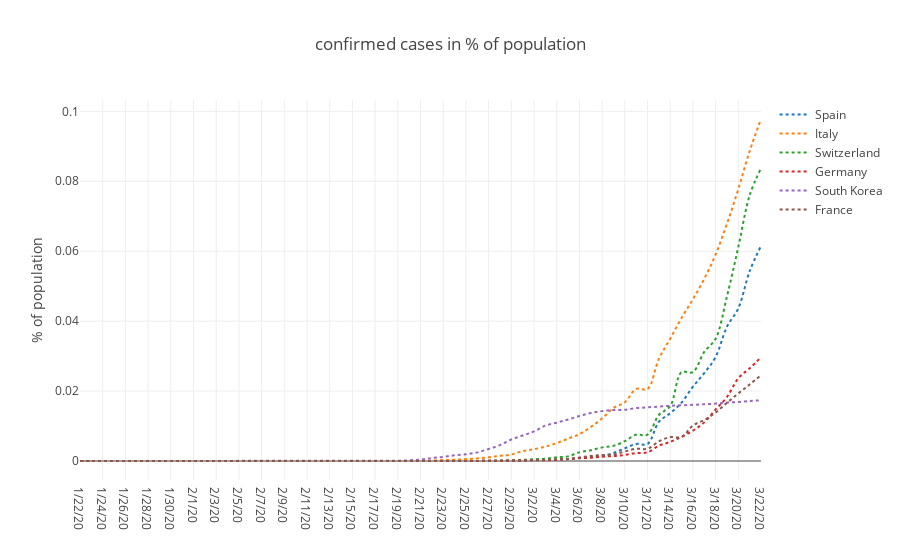

The code cell stored with this chart in its notebook:
### Markdown cell above
## Plotly: Extent (confirmed cases in % of population)

### Code cell
# Quelle: https://www.youtube.com/watch?v=XUNaGFa9xCM
# dort gibt es ein weiteres Beispiel mit Widgets und interactive
#df.loc[df['Country/Region'] == "Italy"]

import plotly as py
import plotly.graph_objs as go
import ipywidgets as widgets
import numpy as np
py.offline.init_notebook_mode(connected=True)

layout = go.Layout(
    title='confirmed cases in % of population',
    yaxis=dict(
        title='% of population'
    ),
)

trace0 = go.Scatter(
    x=df_selec.loc[df['Country/Region'] == c_s[0],"Date"],
    y=df_selec.loc[df['Country/Region'] == c_s[0], "Extent_%"],
    mode='lines',
    name=c_s[0],
    line=dict(
        shape='spline',
        dash='dot'
    )
)
trace1 = go.Scatter(
    x=df_selec.loc[df['Country/Region'] == c_s[1],"Date"],
    y=df_selec.loc[df['Country/Region'] == c_s[1],"Extent_%"],
    mode='lines',
    name=c_s[1],
    line=dict(
        shape='spline',
        dash='dot'
    )
)
trace2 = go.Scatter(
    x=df_selec.loc[df['Country/Region'] == c_s[2],"Date"],
    y=df_selec.loc[df['Country/Region'] == c_s[2], "Extent_%"],
    mode='lines',
    name=c_s[2],
    line=dict(
        shape='spline',
        dash='dot'
    )
)
trace3 = go.Scatter(
    x=df_selec.loc[df['Country/Region'] == c_s[3],"Date"],
    y=df_selec.loc[df['Country/Region'] == c_s[3],"Extent_%"],
    mode='lines',
    name=c_s[3],
    line=dict(
        shape='spline',
        dash='dot'
    )
)
trace4 = go.Scatter(
    x=df_selec.loc[df['Country/Region'] == c_s[4],"Date"],
    y=df_selec.loc[df['Country/Region'] == c_s[4], "Extent_%"],
    mode='lines',
    name=c_s[4],
    line=dict(
        shape='spline',
        dash='dot'
    )
)
trace5 = go.Scatter(
    x=df_selec.loc[df['Country/Region'] == c_s[5],"Date"],
    y=df_selec.loc[df['Country/Region'] == c_s[5],"Extent_%"],
    mode='lines',
    name=c_s[5],
    line=dict(
        shape='spline',
        dash='dot'
    )
)

fig = go.Figure(data=[trace0, trace1, trace2, trace3, trace4, trace5], layout=layout)
py.offline.iplot(fig)

### Figure 1 — Plotly figure (JSON) as saved in the notebook; plotly's stock layout.template omitted (floating-point values rounded to 4 significant figures)
{"data": [{"line": {"dash": "dot", "shape": "spline"}, "mode": "lines", "name": "Spain", "type": "scatter", "x": ["1/22/20", "1/23/20", "1/24/20", "1/25/20", "1/26/20", "1/27/20", "1/28/20", "1/29/20", "1/30/20", "1/31/20", "2/1/20", "2/2/20", "2/3/20", "2/4/20", "2/5/20", "2/6/20", "2/7/20", "2/8/20", "2/9/20", "2/10/20", "2/11/20", "2/12/20", "2/13/20", "2/14/20", "2/15/20", "2/16/20", "2/17/20", "2/18/20", "2/19/20", "2/20/20", "2/21/20", "2/22/20", "2/23/20", "2/24/20", "2/25/20", "2/26/20", "2/27/20", "2/28/20", "2/29/20", "3/1/20", "3/2/20", "3/3/20", "3/4/20", "3/5/20", "3/6/20", "3/7/20", "3/8/20", "3/9/20", "3/10/20", "3/11/20", "3/12/20", "3/13/20", "3/14/20", "3/15/20", "3/16/20", "3/17/20", "3/18/20", "3/19/20", "3/20/20", "3/21/20", "3/22/20"], "y": [0, 0, 0, 0, 0, 0, 0, 0, 0, 0, 2.139e-06, 2.139e-06, 2.139e-06, 2.139e-06, 2.139e-06, 2.139e-06, 2.139e-06, 2.139e-06, 4.278e-06, 4.278e-06, 4.278e-06, 4.278e-06, 4.278e-06, 4.278e-06, 4.278e-06, 4.278e-06, 4.278e-06, 4.278e-06, 4.278e-06, 4.278e-06, 4.278e-06, 4.278e-06, 4.278e-06, 4.278e-06, 1.283e-05, 2.78e-05, 3.208e-05, 6.844e-05, 9.625e-05, 0.0001797, 0.0002567, 0.0003529, 0.0004748, 0.000554, 0.0008555, 0.001069, 0.001439, 0.002295, 0.003625, 0.00487, 0.00487, 0.01119, 0.01367, 0.01668, 0.02126, 0.02513, 0.02975, 0.03842, 0.04365, 0.05427, 0.06153]}, {"line": {"dash": "dot", "shape": "spline"}, "mode": "lines", "name": "Italy", "type": "scatter", "x": ["1/22/20", "1/23/20", "1/24/20", "1/25/20", "1/26/20", "1/27/20", "1/28/20", "1/29/20", "1/30/20", "1/31/20", "2/1/20", "2/2/20", "2/3/20", "2/4/20", "2/5/20", "2/6/20", "2/7/20", "2/8/20", "2/9/20", "2/10/20", "2/11/20", "2/12/20", "2/13/20", "2/14/20", "2/15/20", "2/16/20", "2/17/20", "2/18/20", "2/19/20", "2/20/20", "2/21/20", "2/22/20", "2/23/20", "2/24/20", "2/25/20", "2/26/20", "2/27/20", "2/28/20", "2/29/20", "3/1/20", "3/2/20", "3/3/20", "3/4/20", "3/5/20", "3/6/20", "3/7/20", "3/8/20", "3/9/20", "3/10/20", "3/11/20", "3/12/20", "3/13/20", "3/14/20", "3/15/20", "3/16/20", "3/17/20", "3/18/20", "3/19/20", "3/20/20", "3/21/20", "3/22/20"], "y": [0, 0, 0, 0, 0, 0, 0, 0, 0, 3.308e-06, 3.308e-06, 3.308e-06, 3.308e-06, 3.308e-06, 3.308e-06, 3.308e-06, 4.962e-06, 4.962e-06, 4.962e-06, 4.962e-06, 4.962e-06, 4.962e-06, 4.962e-06, 4.962e-06, 4.962e-06, 4.962e-06, 4.962e-06, 4.962e-06, 4.962e-06, 4.962e-06, 3.308e-05, 0.0001025, 0.0002564, 0.0003788, 0.0005326, 0.0007492, 0.001083, 0.001469, 0.001866, 0.002802, 0.003367, 0.004138, 0.005109, 0.006381, 0.007668, 0.00973, 0.0122, 0.01517, 0.01679, 0.02061, 0.02061, 0.02921, 0.03499, 0.04093, 0.04628, 0.05211, 0.05907, 0.06787, 0.07777, 0.08861, 0.09781]}, {"line": {"dash": "dot", "shape": "spline"}, "mode": "lines", "name": "Switzerland", "type": "scatter", "x": ["1/22/20", "1/23/20", "1/24/20", "1/25/20", "1/26/20", "1/27/20", "1/28/20", "1/29/20", "1/30/20", "1/31/20", "2/1/20", "2/2/20", "2/3/20", "2/4/20", "2/5/20", "2/6/20", "2/7/20", "2/8/20", "2/9/20", "2/10/20", "2/11/20", "2/12/20", "2/13/20", "2/14/20", "2/15/20", "2/16/20", "2/17/20", "2/18/20", "2/19/20", "2/20/20", "2/21/20", "2/22/20", "2/23/20", "2/24/20", "2/25/20", "2/26/20", "2/27/20", "2/28/20", "2/29/20", "3/1/20", "3/2/20", "3/3/20", "3/4/20", "3/5/20", "3/6/20", "3/7/20", "3/8/20", "3/9/20", "3/10/20", "3/11/20", "3/12/20", "3/13/20", "3/14/20", "3/15/20", "3/16/20", "3/17/20", "3/18/20", "3/19/20", "3/20/20", "3/21/20", "3/22/20"], "y": [0, 0, 0, 0, 0, 0, 0, 0, 0, 0, 0, 0, 0, 0, 0, 0, 0, 0, 0, 0, 0, 0, 0, 0, 0, 0, 0, 0, 0, 0, 0, 0, 0, 0, 1.155e-05, 1.155e-05, 9.244e-05, 9.244e-05, 0.000208, 0.000312, 0.0004853, 0.0006471, 0.00104, 0.001317, 0.002473, 0.003097, 0.003894, 0.004321, 0.005673, 0.007534, 0.007534, 0.01316, 0.0157, 0.02542, 0.02542, 0.0312, 0.03499, 0.04708, 0.06117, 0.07597, 0.08371]}, {"line": {"dash": "dot", "shape": "spline"}, "mode": "lines", "name": "Germany", "type": "scatter", "x": ["1/22/20", "1/23/20", "1/24/20", "1/25/20", "1/26/20", "1/27/20", "1/28/20", "1/29/20", "1/30/20", "1/31/20", "2/1/20", "2/2/20", "2/3/20", "2/4/20", "2/5/20", "2/6/20", "2/7/20", "2/8/20", "2/9/20", "2/10/20", "2/11/20", "2/12/20", "2/13/20", "2/14/20", "2/15/20", "2/16/20", "2/17/20", "2/18/20", "2/19/20", "2/20/20", "2/21/20", "2/22/20", "2/23/20", "2/24/20", "2/25/20", "2/26/20", "2/27/20", "2/28/20", "2/29/20", "3/1/20", "3/2/20", "3/3/20", "3/4/20", "3/5/20", "3/6/20", "3/7/20", "3/8/20", "3/9/20", "3/10/20", "3/11/20", "3/12/20", "3/13/20", "3/14/20", "3/15/20", "3/16/20", "3/17/20", "3/18/20", "3/19/20", "3/20/20", "3/21/20", "3/22/20"], "y": [0, 0, 0, 0, 0, 1.194e-06, 4.774e-06, 4.774e-06, 4.774e-06, 5.968e-06, 9.548e-06, 1.194e-05, 1.432e-05, 1.432e-05, 1.432e-05, 1.432e-05, 1.552e-05, 1.552e-05, 1.671e-05, 1.671e-05, 1.91e-05, 1.91e-05, 1.91e-05, 1.91e-05, 1.91e-05, 1.91e-05, 1.91e-05, 1.91e-05, 1.91e-05, 1.91e-05, 1.91e-05, 1.91e-05, 1.91e-05, 1.91e-05, 2.029e-05, 3.223e-05, 5.49e-05, 5.729e-05, 9.429e-05, 0.0001552, 0.0001898, 0.0002339, 0.0003127, 0.0005753, 0.0007997, 0.0009536, 0.001241, 0.001404, 0.001739, 0.002277, 0.00248, 0.004386, 0.005472, 0.006917, 0.008679, 0.01105, 0.01471, 0.01829, 0.02369, 0.02651, 0.02969]}, {"line": {"dash": "dot", "shape": "spline"}, "mode": "lines", "name": "South Korea", "type": "scatter", "x": ["1/22/20", "1/23/20", "1/24/20", "1/25/20", "1/26/20", "1/27/20", "1/28/20", "1/29/20", "1/30/20", "1/31/20", "2/1/20", "2/2/20", "2/3/20", "2/4/20", "2/5/20", "2/6/20", "2/7/20", "2/8/20", "2/9/20", "2/10/20", "2/11/20", "2/12/20", "2/13/20", "2/14/20", "2/15/20", "2/16/20", "2/17/20", "2/18/20", "2/19/20", "2/20/20", "2/21/20", "2/22/20", "2/23/20", "2/24/20", "2/25/20", "2/26/20", "2/27/20", "2/28/20", "2/29/20", "3/1/20", "3/2/20", "3/3/20", "3/4/20", "3/5/20", "3/6/20", "3/7/20", "3/8/20", "3/9/20", "3/10/20", "3/11/20", "3/12/20", "3/13/20", "3/14/20", "3/15/20", "3/16/20", "3/17/20", "3/18/20", "3/19/20", "3/20/20", "3/21/20", "3/22/20"], "y": [1.95e-06, 1.95e-06, 3.901e-06, 3.901e-06, 5.851e-06, 7.802e-06, 7.802e-06, 7.802e-06, 7.802e-06, 2.146e-05, 2.341e-05, 2.926e-05, 2.926e-05, 3.121e-05, 3.706e-05, 4.486e-05, 4.681e-05, 4.681e-05, 4.876e-05, 5.266e-05, 5.461e-05, 5.461e-05, 5.461e-05, 5.461e-05, 5.461e-05, 5.656e-05, 5.851e-05, 6.047e-05, 6.047e-05, 0.0002029, 0.0003979, 0.0008446, 0.001174, 0.001625, 0.001906, 0.00246, 0.003445, 0.004558, 0.006144, 0.007287, 0.008455, 0.01012, 0.01096, 0.01187, 0.01286, 0.01373, 0.01427, 0.01459, 0.01465, 0.01513, 0.01535, 0.01556, 0.01577, 0.01592, 0.01606, 0.01623, 0.01641, 0.01671, 0.01688, 0.01716, 0.01735]}, {"line": {"dash": "dot", "shape": "spline"}, "mode": "lines", "name": "France", "type": "scatter", "x": ["1/22/20", "1/23/20", "1/24/20", "1/25/20", "1/26/20", "1/27/20", "1/28/20", "1/29/20", "1/30/20", "1/31/20", "2/1/20", "2/2/20", "2/3/20", "2/4/20", "2/5/20", "2/6/20", "2/7/20", "2/8/20", "2/9/20", "2/10/20", "2/11/20", "2/12/20", "2/13/20", "2/14/20", "2/15/20", "2/16/20", "2/17/20", "2/18/20", "2/19/20", "2/20/20", "2/21/20", "2/22/20", "2/23/20", "2/24/20", "2/25/20", "2/26/20", "2/27/20", "2/28/20", "2/29/20", "3/1/20", "3/2/20", "3/3/20", "3/4/20", "3/5/20", "3/6/20", "3/7/20", "3/8/20", "3/9/20", "3/10/20", "3/11/20", "3/12/20", "3/13/20", "3/14/20", "3/15/20", "3/16/20", "3/17/20", "3/18/20", "3/19/20", "3/20/20", "3/21/20", "3/22/20"], "y": [0, 0, 3.064e-06, 4.596e-06, 4.596e-06, 4.596e-06, 6.128e-06, 7.66e-06, 7.66e-06, 7.66e-06, 9.192e-06, 9.192e-06, 9.192e-06, 9.192e-06, 9.192e-06, 9.192e-06, 9.192e-06, 1.685e-05, 1.685e-05, 1.685e-05, 1.685e-05, 1.685e-05, 1.685e-05, 1.685e-05, 1.838e-05, 1.838e-05, 1.838e-05, 1.838e-05, 1.838e-05, 1.838e-05, 1.838e-05, 1.838e-05, 1.838e-05, 1.838e-05, 2.145e-05, 2.758e-05, 5.822e-05, 8.732e-05, 0.0001532, 0.0001992, 0.0002926, 0.0003125, 0.0004366, 0.0005776, 0.001, 0.001454, 0.001725, 0.001852, 0.002733, 0.003495, 0.003495, 0.005609, 0.006847, 0.006893, 0.01016, 0.01172, 0.01385, 0.01665, 0.01932, 0.02188, 0.02454]}], "layout": {"title": "confirmed cases in % of population", "yaxis": {"title": "% of population"}}}
